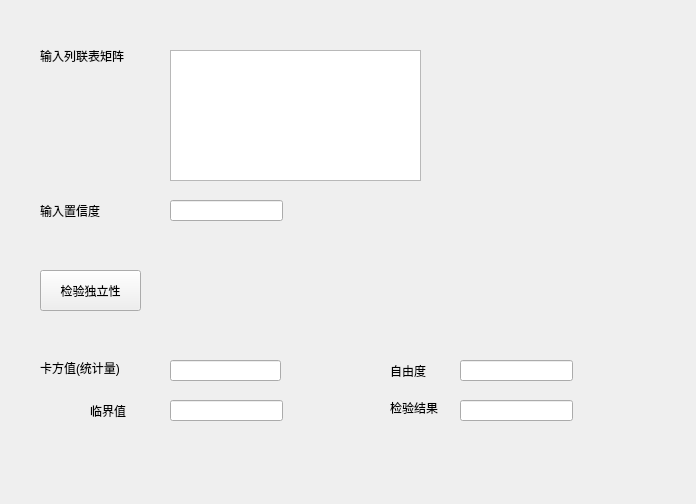
<?xml version="1.0" encoding="UTF-8"?>
<ui version="4.0">
 <class>dulixingjianyan_Form</class>
 <widget class="QWidget" name="dulixingjianyan_Form">
  <property name="geometry">
   <rect>
    <x>0</x>
    <y>0</y>
    <width>696</width>
    <height>504</height>
   </rect>
  </property>
  <property name="windowTitle">
   <string>独立性检验</string>
  </property>
  <widget class="QLabel" name="label">
   <property name="geometry">
    <rect>
     <x>40</x>
     <y>40</y>
     <width>111</width>
     <height>31</height>
    </rect>
   </property>
   <property name="text">
    <string>输入列联表矩阵</string>
   </property>
  </widget>
  <widget class="QTextEdit" name="textEdit">
   <property name="geometry">
    <rect>
     <x>170</x>
     <y>50</y>
     <width>251</width>
     <height>131</height>
    </rect>
   </property>
  </widget>
  <widget class="QLabel" name="label_2">
   <property name="geometry">
    <rect>
     <x>40</x>
     <y>200</y>
     <width>81</width>
     <height>21</height>
    </rect>
   </property>
   <property name="text">
    <string>输入置信度</string>
   </property>
  </widget>
  <widget class="QLineEdit" name="lineEdit">
   <property name="geometry">
    <rect>
     <x>170</x>
     <y>200</y>
     <width>113</width>
     <height>21</height>
    </rect>
   </property>
  </widget>
  <widget class="QLabel" name="label_3">
   <property name="geometry">
    <rect>
     <x>40</x>
     <y>360</y>
     <width>111</width>
     <height>16</height>
    </rect>
   </property>
   <property name="text">
    <string>卡方值(统计量)</string>
   </property>
  </widget>
  <widget class="QLineEdit" name="lineEdit_2">
   <property name="geometry">
    <rect>
     <x>170</x>
     <y>360</y>
     <width>111</width>
     <height>21</height>
    </rect>
   </property>
   <property name="dragEnabled">
    <bool>false</bool>
   </property>
   <property name="readOnly">
    <bool>true</bool>
   </property>
   <property name="clearButtonEnabled">
    <bool>false</bool>
   </property>
  </widget>
  <widget class="QLabel" name="label_5">
   <property name="geometry">
    <rect>
     <x>90</x>
     <y>400</y>
     <width>72</width>
     <height>21</height>
    </rect>
   </property>
   <property name="text">
    <string>临界值</string>
   </property>
  </widget>
  <widget class="QLineEdit" name="lineEdit_3">
   <property name="geometry">
    <rect>
     <x>170</x>
     <y>400</y>
     <width>113</width>
     <height>21</height>
    </rect>
   </property>
   <property name="readOnly">
    <bool>true</bool>
   </property>
  </widget>
  <widget class="QLabel" name="label_6">
   <property name="geometry">
    <rect>
     <x>390</x>
     <y>360</y>
     <width>72</width>
     <height>21</height>
    </rect>
   </property>
   <property name="text">
    <string>自由度</string>
   </property>
  </widget>
  <widget class="QLineEdit" name="lineEdit_4">
   <property name="geometry">
    <rect>
     <x>460</x>
     <y>360</y>
     <width>113</width>
     <height>21</height>
    </rect>
   </property>
   <property name="readOnly">
    <bool>true</bool>
   </property>
  </widget>
  <widget class="QLabel" name="label_7">
   <property name="geometry">
    <rect>
     <x>390</x>
     <y>400</y>
     <width>72</width>
     <height>16</height>
    </rect>
   </property>
   <property name="text">
    <string>检验结果</string>
   </property>
  </widget>
  <widget class="QLineEdit" name="lineEdit_5">
   <property name="geometry">
    <rect>
     <x>460</x>
     <y>400</y>
     <width>113</width>
     <height>21</height>
    </rect>
   </property>
   <property name="readOnly">
    <bool>true</bool>
   </property>
  </widget>
  <widget class="QPushButton" name="pushButton">
   <property name="geometry">
    <rect>
     <x>40</x>
     <y>270</y>
     <width>101</width>
     <height>41</height>
    </rect>
   </property>
   <property name="text">
    <string>检验独立性</string>
   </property>
  </widget>
 </widget>
 <resources/>
 <connections/>
</ui>
